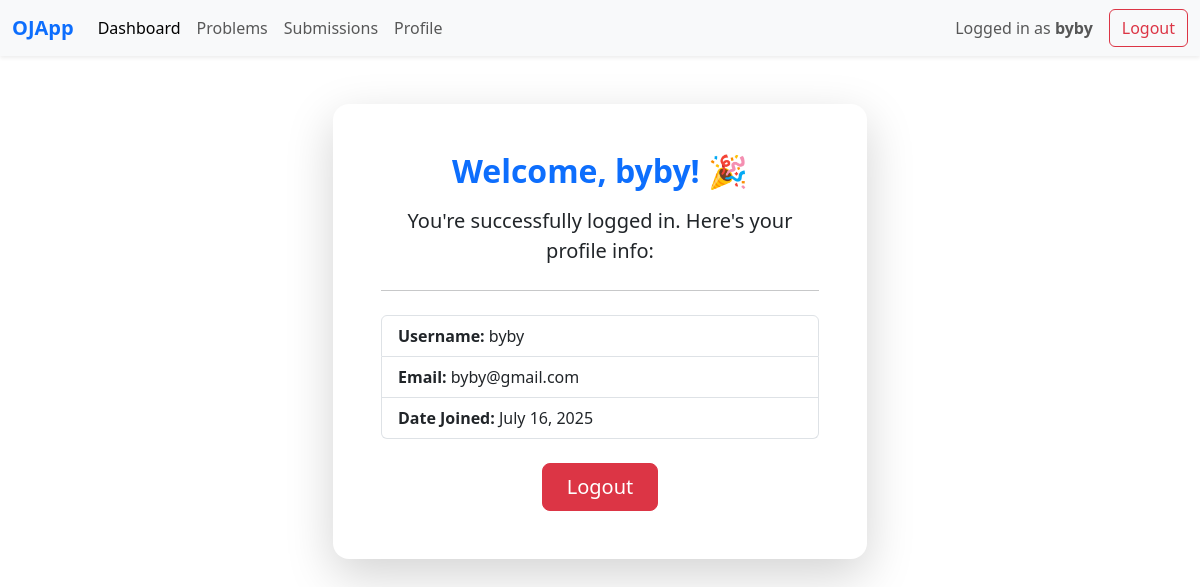
The app's page /accounts/profile/ (signed in) with its own data.
### accounts/models.py (models this page shows)
class User(AbstractUser):
    pass

### accounts/views.py (the view)
# urls.py: path('profile/', views.profile_view, name='profile'),
@login_required
def profile_view(request):
    return render(request, 'accounts/profile.html')

### accounts/templates/accounts/profile.html
{% extends "ojapp/base.html" %}
{% load static %}
{% block content %}
<div class="container mt-5">
    <div class="row justify-content-center">
        <div class="col-md-6">
            <div class="card shadow-lg border-0 rounded-4">
                <div class="card-body text-center p-5">
                    <h2 class="text-primary fw-bold mb-3">Welcome, {{ user.username }}! 🎉</h2>
                    <p class="lead">You're successfully logged in. Here's your profile info:</p>
                    <hr class="my-4">
                    <ul class="list-group text-start mb-4">
                        <li class="list-group-item"><strong>Username:</strong> {{ user.username }}</li>
                        <li class="list-group-item"><strong>Email:</strong> {{ user.email }}</li>
                        <li class="list-group-item"><strong>Date Joined:</strong> {{ user.date_joined|date:"F j, Y" }}</li>
                    </ul>
                    <a href="{% url 'logout' %}" class="btn btn-danger btn-lg px-4">Logout</a>
                </div>
            </div>
        </div>
    </div>
</div>
{% endblock %}

### ojapp/templates/ojapp/navbar.html (shortened to what this page needs)
<nav class="navbar navbar-expand-lg navbar-light bg-light shadow-sm">
  <div class="container-fluid">
    <a class="navbar-brand fw-bold text-primary" href="/">OJApp</a>
    <div class="collapse navbar-collapse" id="navbarNavDropdown">
      <ul class="navbar-nav me-auto mb-2 mb-lg-0">
        <li class="nav-item">
          <a class="nav-link active" aria-current="page" href="/ojapp/dashboard">Dashboard</a>
        </li>
        <li class="nav-item">
          <a class="nav-link" href="/ojapp/problemlist">Problems</a>
        </li>
        <li class="nav-item">
          <a class="nav-link" href="/ojapp/submissions">Submissions</a>
        </li>
        <li class="nav-item">
          <a class="nav-link" href="/accounts/profile">Profile</a>
        </li>
      </ul>
    </div>
    {% if user.username %}
      <div class="d-flex align-items-center ms-auto">
      <span class="navbar-text me-3">
        Logged in as <strong>{{ user.username }}</strong>
      </span>
      <a class="btn btn-outline-danger" href="{% url 'logout_view' %}">Logout</a>
    </div>
    {% endif %}
  </div>
</nav>

### records on screen
User: username "byby", email "byby@gmail.com", date_joined "July 16, 2025"
